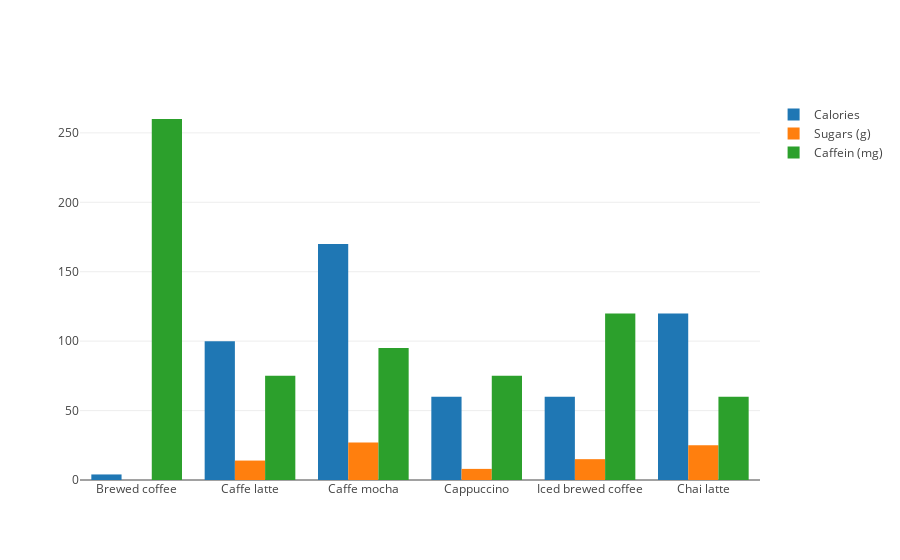

The cell this chart's notebook holds for it:
### Code cell
val labels = sdf.select("Drink").collect().map(_(0).asInstanceOf[String]).toSeq
val calories = sdf.select("Calories").collect().map(_(0).asInstanceOf[Int]).toSeq
val sugars = sdf.select("Sugars (g)").collect().map(_(0).asInstanceOf[Int]).toSeq
val caffein = sdf.select("Caffein (mg)").collect().map(_(0).asInstanceOf[Int]).toSeq
val data = Seq(
    Bar(labels, calories, name = "Calories"),
    Bar(labels, sugars, name = "Sugars (g)"),
    Bar(labels, caffein, name = "Caffein (mg)")
)

plot(data)

### Figure 1 — Plotly figure (JSON) as saved in the notebook; plotly's stock layout.template omitted (floating-point values rounded to 4 significant figures)
{"data": [{"name": "Calories", "type": "bar", "x": ["Brewed coffee", "Caffe latte", "Caffe mocha", "Cappuccino", "Iced brewed coffee", "Chai latte"], "y": [4, 100, 170, 60, 60, 120]}, {"name": "Sugars (g)", "type": "bar", "x": ["Brewed coffee", "Caffe latte", "Caffe mocha", "Cappuccino", "Iced brewed coffee", "Chai latte"], "y": [0, 14, 27, 8, 15, 25]}, {"name": "Caffein (mg)", "type": "bar", "x": ["Brewed coffee", "Caffe latte", "Caffe mocha", "Cappuccino", "Iced brewed coffee", "Chai latte"], "y": [260, 75, 95, 75, 120, 60]}], "layout": {"autosize": true, "xaxis": {"autorange": true, "range": [-0.5, 5.5], "type": "category"}, "yaxis": {"autorange": true, "range": [0, 273.7], "type": "linear"}}}
